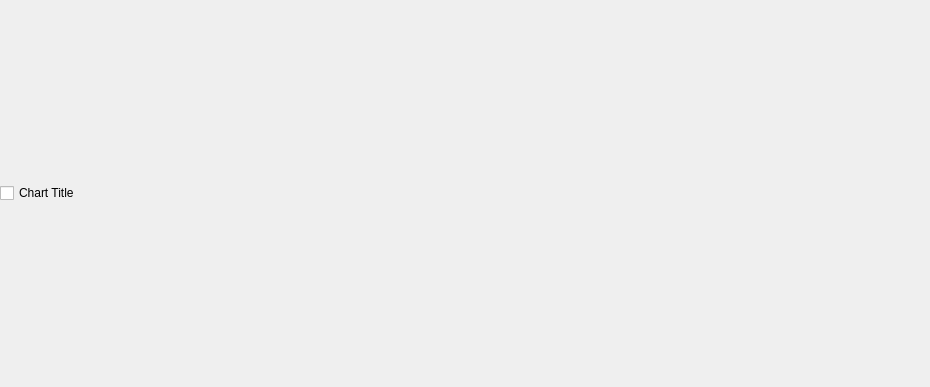
<?xml version="1.0" encoding="UTF-8"?>
<ui version="4.0">
 <class>HistoryChart</class>
 <widget class="QWidget" name="HistoryChart">
  <property name="geometry">
   <rect>
    <x>0</x>
    <y>0</y>
    <width>930</width>
    <height>387</height>
   </rect>
  </property>
  <property name="windowTitle">
   <string notr="true"/>
  </property>
  <layout class="QVBoxLayout" name="verticalLayout">
   <property name="spacing">
    <number>0</number>
   </property>
   <property name="leftMargin">
    <number>0</number>
   </property>
   <property name="topMargin">
    <number>0</number>
   </property>
   <property name="rightMargin">
    <number>0</number>
   </property>
   <property name="bottomMargin">
    <number>0</number>
   </property>
   <item alignment="Qt::AlignLeft">
    <widget class="QCheckBox" name="historyTitle">
     <property name="cursor">
      <cursorShape>PointingHandCursor</cursorShape>
     </property>
     <property name="focusPolicy">
      <enum>Qt::NoFocus</enum>
     </property>
     <property name="styleSheet">
      <string notr="true"/>
     </property>
     <property name="text">
      <string notr="true">Chart Title</string>
     </property>
    </widget>
   </item>
  </layout>
 </widget>
 <resources/>
 <connections/>
</ui>
